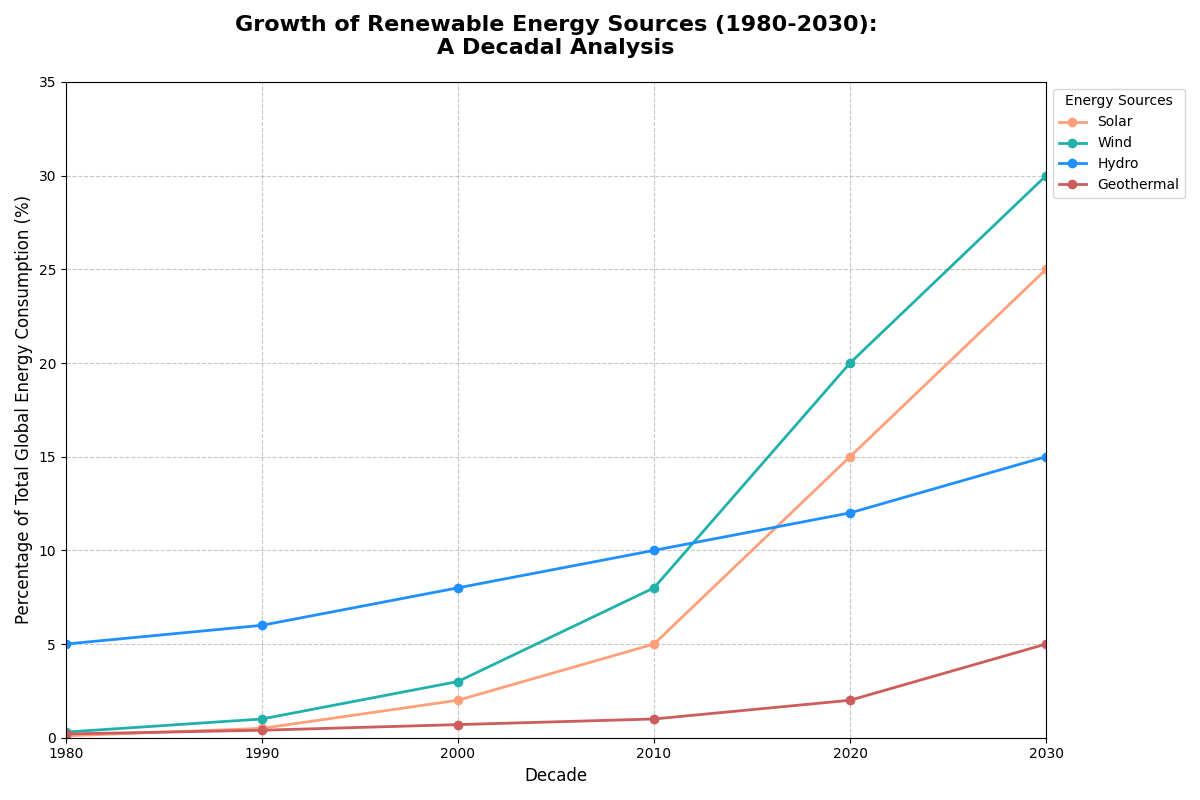

The Python source for this figure:
import numpy as np
import matplotlib.pyplot as plt

# Backstory:
# The chart is designed to show the progress of renewable energy sources 
# over decades (from 1980 to 2030) and their contribution to the total global energy consumption.
# The focus is on solar, wind, hydro, and geothermal energy sources.

# Define the decades
decades = np.arange(1980, 2031, 10)

# Artificial data representing the percentage of total global energy consumption
# contributed by each source over the decades
solar_energy = [0.1, 0.5, 2, 5, 15, 25]  # percentages
wind_energy = [0.3, 1, 3, 8, 20, 30]
hydro_energy = [5, 6, 8, 10, 12, 15]
geothermal_energy = [0.2, 0.4, 0.7, 1, 2, 5]

# Combine the data above into a list for ease of use
data = [solar_energy, wind_energy, hydro_energy, geothermal_energy]

# Labels for each renewable energy source
energy_sources = ['Solar', 'Wind', 'Hydro', 'Geothermal']

# Colors for the line plots
colors = ['#FFA07A', '#20B2AA', '#1E90FF', '#CD5C5C']

# Create the figure and axis for the plot
fig, ax = plt.subplots(figsize=(12, 8))

# Plotting each energy source's contribution over the decades
for i, source in enumerate(energy_sources):
    ax.plot(decades, data[i], marker='o', color=colors[i], linewidth=2, linestyle='-', label=source)

# Customize the chart title and axis labels
ax.set_title("Growth of Renewable Energy Sources (1980-2030):\nA Decadal Analysis", fontsize=16, fontweight='bold', pad=20)
ax.set_xlabel('Decade', fontsize=12)
ax.set_ylabel('Percentage of Total Global Energy Consumption (%)', fontsize=12)

# Ensure the x and y axis limits are clear for comparison
ax.set_xlim(1980, 2030)
ax.set_ylim(0, 35)

# Display a legend to identify different energy sources
ax.legend(title='Energy Sources', fontsize=10, loc='upper left', bbox_to_anchor=(1, 1))

# Add grid lines to improve readability
ax.grid(True, linestyle='--', alpha=0.7)

# Automatically adjust subplots to prevent text overlap
plt.tight_layout()

# Display the plot
plt.show()
